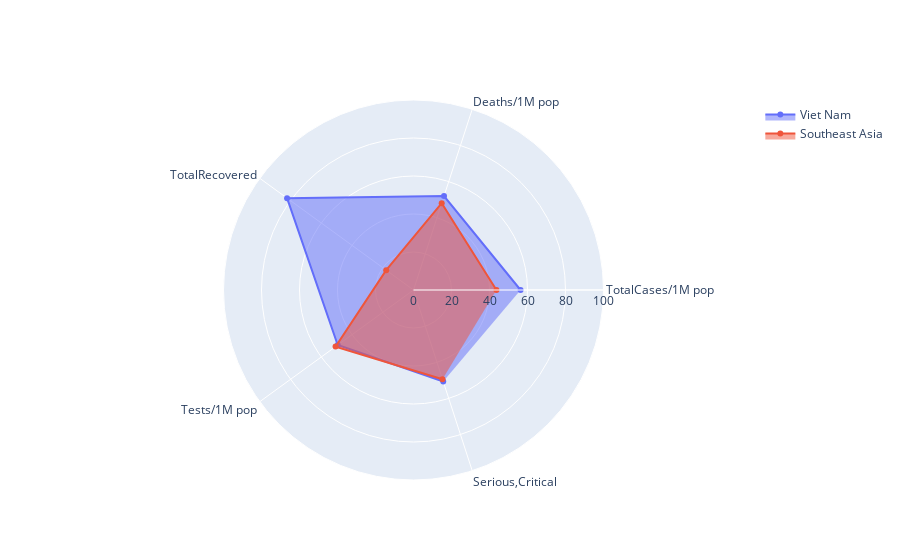

The cell this chart's notebook holds for it:
### Code cell
fig = go.Figure()

fig.add_trace(go.Scatterpolar(r=df_11.to_numpy()[0], theta=cols, fill='toself', name='Viet Nam'))

fig.add_trace(go.Scatterpolar(r=df_11.to_numpy()[1], theta=cols, fill='toself', name='Southeast Asia'))

fig.update_layout(polar=dict(radialaxis=dict(visible=True,range=[0, 100])))

fig.show()

### Figure 1 — Plotly figure (JSON) as saved in the notebook; plotly's stock layout.template omitted (floating-point values rounded to 4 significant figures)
{"data": [{"fill": "toself", "name": "Viet Nam", "r": [56.35, 51.97, 82.24, 49.3, 50.63], "theta": ["TotalCases/1M pop", "Deaths/1M pop", "TotalRecovered", "Tests/1M pop", "Serious,Critical"], "type": "scatterpolar"}, {"fill": "toself", "name": "Southeast Asia", "r": [43.65, 48.03, 17.76, 50.7, 49.37], "theta": ["TotalCases/1M pop", "Deaths/1M pop", "TotalRecovered", "Tests/1M pop", "Serious,Critical"], "type": "scatterpolar"}], "layout": {"polar": {"radialaxis": {"range": [0, 100], "visible": true}}}}
